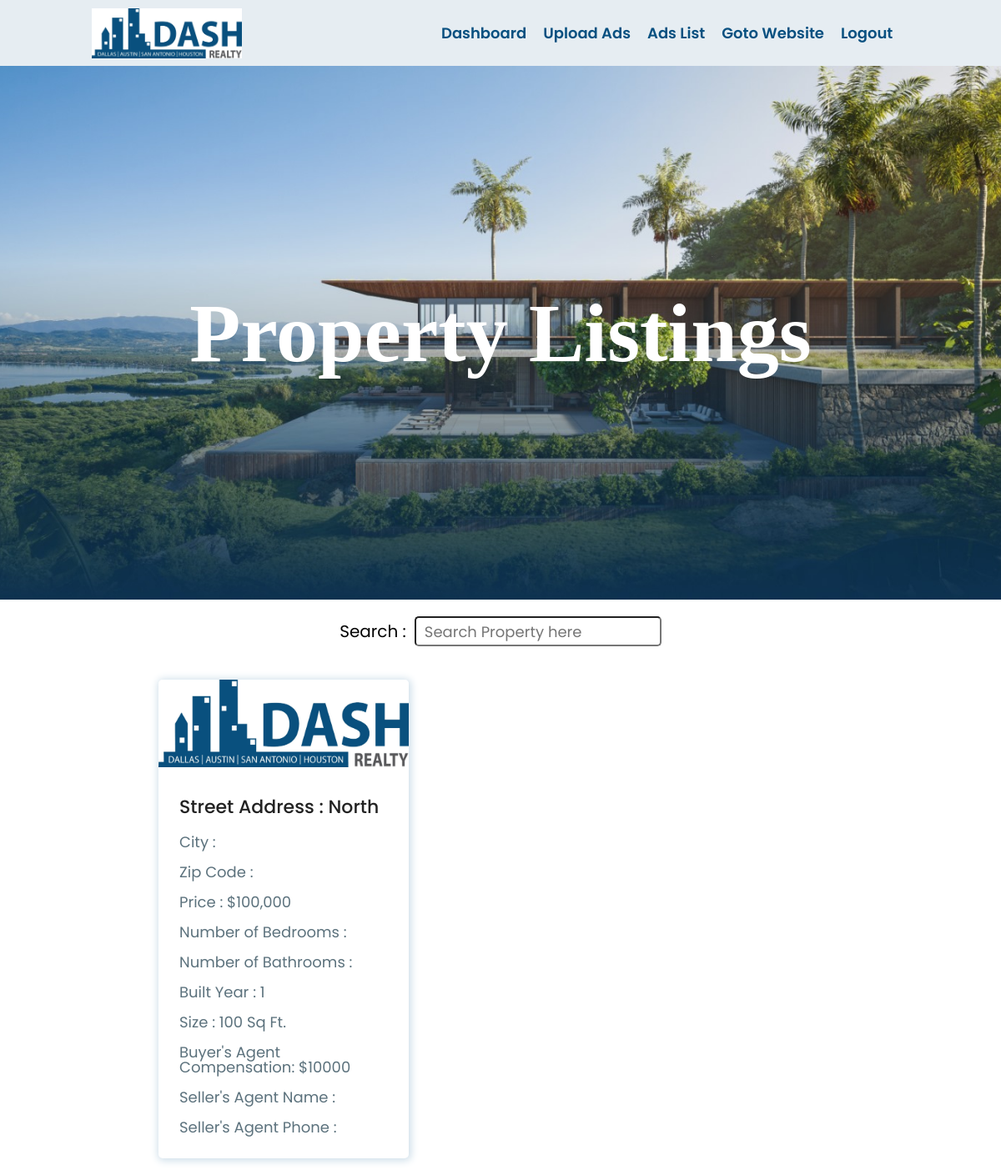
The page /products.php on the database as committed earlier.
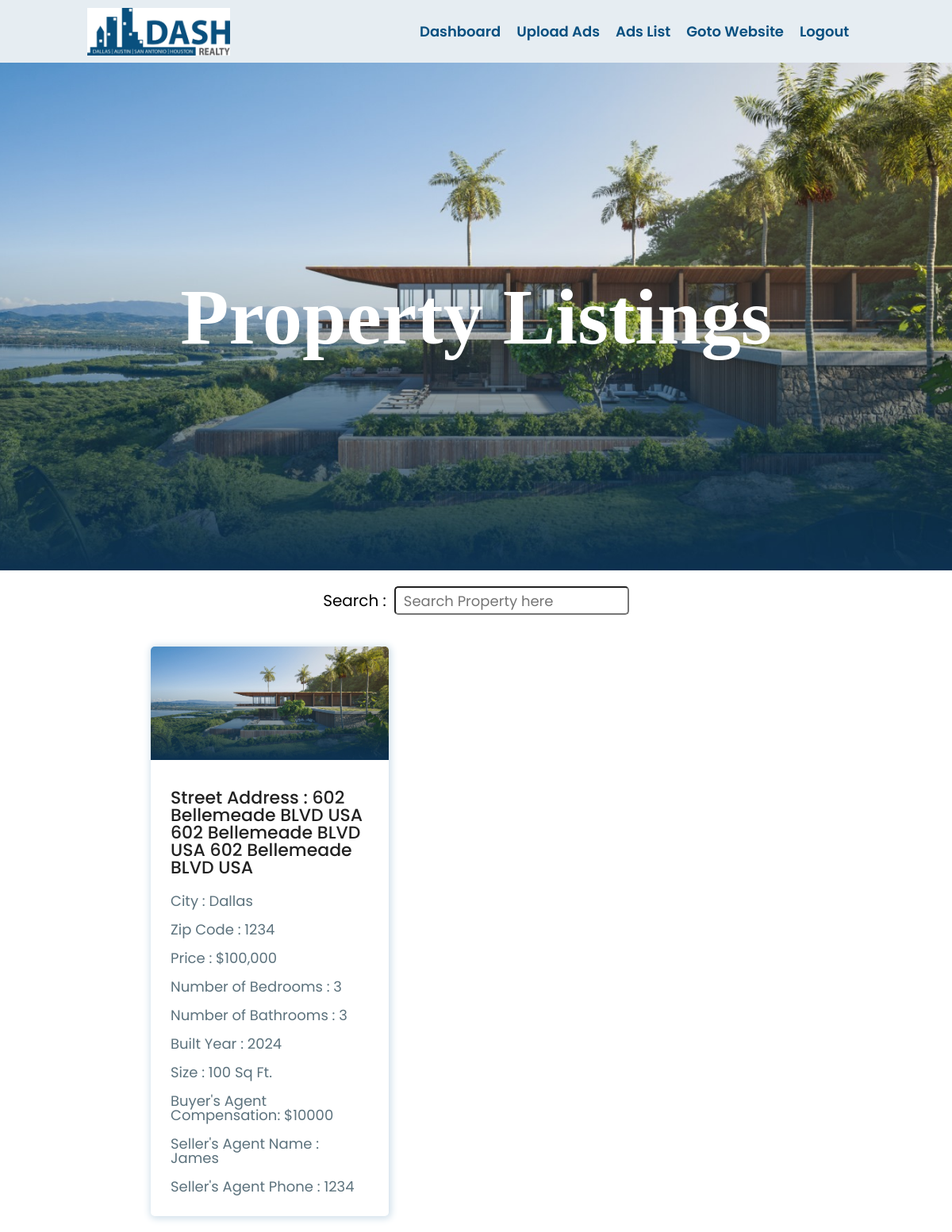
The same page on the database as committed later.
### tables this page shows
CREATE TABLE `ads` (
  `ad_id` int(11) NOT NULL,
  `ad_address` varchar(255) NOT NULL,
  `ad_price` varchar(255) NOT NULL,
  `ad_size` varchar(255) NOT NULL,
  `ad_year` varchar(255) NOT NULL,
  `ad_commission` varchar(255) NOT NULL,
  `ad_img` varchar(255) NOT NULL,
  `ad_city` varchar(255) NOT NULL,
  `ad_zipcode` int(11) NOT NULL,
  `ad_bedroom` varchar(255) NOT NULL,
  `ad_bathroom` varchar(255) NOT NULL,
  `ad_agent_name` varchar(255) NOT NULL,
  `ad_agent_phone` varchar(255) NOT NULL
);

### products.php (the view, shortened to what this page needs)
<!DOCTYPE html>
<html lang="en">
<head>
    <link rel="stylesheet" href="dash.css">
</head>
<body>
    <nav>
        <div id="logo-pic">
            <img src="lmages/dash-logo.jpg" alt="threads" width="180" height="60">
        </div>
        <div>
            <ul id="nav-links">
                <li><a href="dashboard.php">Dashboard</a></li>
                <li><a href="products-upload.php">Upload Ads</a></li>
                <li><a href="productlist.php">Ads List</a></li>
                <li><a href="products.php">Goto Website</a></li>
                <li><a href="logout.php">Logout</a></li>
            </ul>
        </div>
    </nav>
<div class="ads-hero-section">
    <h1>Property Listings</h1>
</div>
<div class="ads-search-bar" >
    <label for="Search">Search :</label>
    <input type="text" id="search" autocomplete="off" placeholder="Search Property here">
</div>
<?php
        include("conn.php");
        $sql = "SELECT * FROM `ads`";
        $result = mysqli_query($conn, $sql);
        $row = mysqli_num_rows($result);
        ?>
           <?php
        if ($row > 0) {
            while ($row = mysqli_fetch_assoc($result)) {
        ?>
    <div class="ads-flex-container">
        <div class="flex-item" id="product-cart">
            <div class="dash-cart" id="dash-cart-data">
                    <div class="dash-cart-img"><?php echo "<img src='uploaded-Products/".$row['ad_img']."' >"  ?></div>
                    <div class="dash-cart-data">
                    <p class="dash-address">Street Address : <?php echo $row['ad_address']?></p>
                    <p class="dash-sub-heading">City :  <?php echo $row['ad_city']?></p>
                    <p class="dash-sub-heading">Zip Code :  <?php echo $row['ad_zipcode']?></p>
                    <p class="dash-sub-heading">Price : $<?php echo $row['ad_price']?></p>
                    <p class="dash-sub-heading">Number of Bedrooms :  <?php echo $row['ad_bedroom']?></p>
                    <p class="dash-sub-heading">Number of Bathrooms :  <?php echo $row['ad_bathroom']?></p>
                    <p class="dash-sub-heading">Built Year :  <?php echo $row['ad_year']?></p>
                    <p class="dash-sub-heading">Size : <?php echo $row['ad_size']?> Sq Ft.</p>
                    <p class="dash-sub-heading">Buyer's Agent Compensation: $<?php echo $row['ad_commission']?></p>
                    <p class="dash-sub-heading">Seller's Agent Name :  <?php echo $row['ad_agent_name']?></p>
                    <p class="dash-sub-heading">Seller's Agent Phone :  <?php echo $row['ad_agent_phone']?></p>
                    </div>
            </div>
        </div>
    </div>
     <?php
            }
        }else {
            echo "<h4>No Products</h4>";
        };
        ?>
  </body>
  </html>

### dash.css (style rules this page uses)
body { margin: 0%; padding: 0%; font-family: "Poppins", sans-serif; }
.ads-hero-section { background-image: url(lmages/dash-bg.jpg); background-size: cover; background-position: center; height: 80vh; background-repeat: no-repeat; font-size: 60px; display: flex; justify-content: center; align-items: center; color: white; font-family: 'Times New Roman', Times, serif; }
nav { display: flex; background-color: #e6edf2; justify-content: space-around; }
#nav-links { display: flex; list-style: none; padding: 10px; }
#nav-links a { text-decoration: none; color: #085080; margin: 10px; transition: all; transition-duration: 500ms; font-size: 18px; font-weight: 600; }
#logo-pic { display: flex; justify-content: center; align-items: center; }
.ads-flex-container { margin: 10px 20%; max-width: 80%; }
.flex-item { display: flex; margin: 20px 10px; border-radius:5px; transition: all 500ms; float: left; flex-wrap: nowrap; }
.dash-cart-img { flex-basis: 60%; }
.dash-cart-data { flex-basis: 40%; }
.dash-cart-img img { width: 100%; height: 100%; }
.dash-cart { display: flex; gap: 20px; font-family: "Nunito Sans"; width: 400px; flex-direction: column; background-color: white; border-radius: 5px; overflow: hidden; height: auto; box-shadow: 1px 1px 10px 2px #cfdfea; }
.dash-cart-data { padding-inline: 35px; padding-block: 10px; }
.dash-address { font-size: 24px; color: #222; font-weight: 500; font-family: "Poppins", sans-serif; }
.dash-sub-heading { color:#5c727d; font-size: 18px; font-family: "Poppins", sans-serif; line-height: 18px; }
.ads-search-bar { display: flex; justify-content: center; margin-block: 20px; align-items: center; gap: 10px; font-size: 20px; }
.ads-search-bar input { width: 280px; height: 30px; padding-left: 10px; border-radius: 5px; font-size: 18px; font-family: "Poppins"; }
@media screen and (max-width: 1440px) { .ads-hero-section { font-size: 50px; } }
@media screen and (max-width: 1440px) { .dash-cart { gap: 15px; width: 300px ; height: auto; } }
@media screen and (max-width: 1440px) { .ads-flex-container { margin: 10px 15%; width: 80%; } }
@media screen and (max-width: 1440px) { .dash-cart-data { padding-inline: 25px; padding-block: 0px; padding-bottom: 10px; } }
@media screen and (max-width: 1440px) { .dash-address { font-size: 22px; line-height: 22px; } }
@media screen and (max-width: 1440px) { .dash-sub-heading { font-size: 18px; line-height: 18px; } }

Rows that differ between the two databases and show on the page:
removed ads: ad_img (picture), ad_address "North", ad_price "100,000", ad_year "1", ad_size "100", ad_commission "10000"
added ads: ad_img (picture), ad_address "602 Bellemeade BLVD USA 602 Bellemeade BLVD USA 602 Bellemeade BLVD USA", ad_city "Dallas", ad_zipcode "1234", ad_price "100,000", ad_bedroom "3", ad_bathroom "3", ad_year "2024", ad_size "100", ad_commission "10000", ad_agent_name "James", ad_agent_phone "1234"
